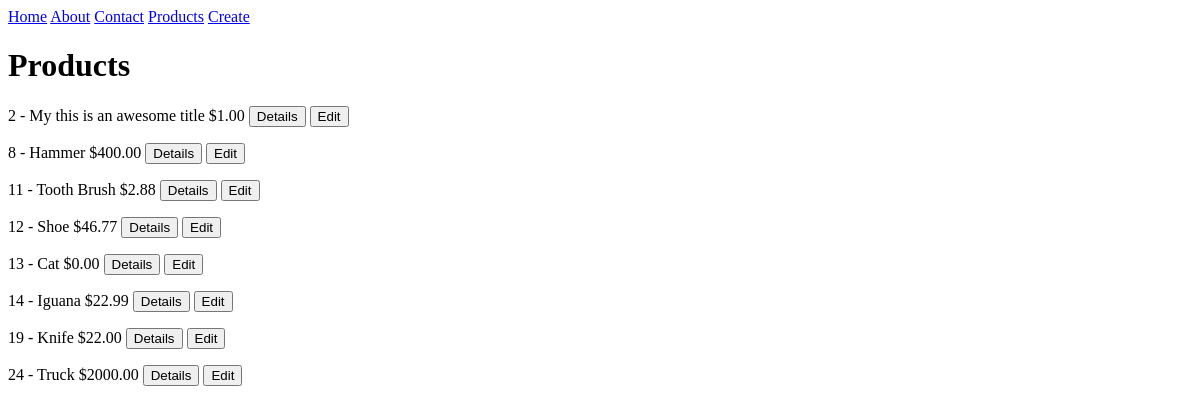
/products/, run on an earlier commit of the app's database.
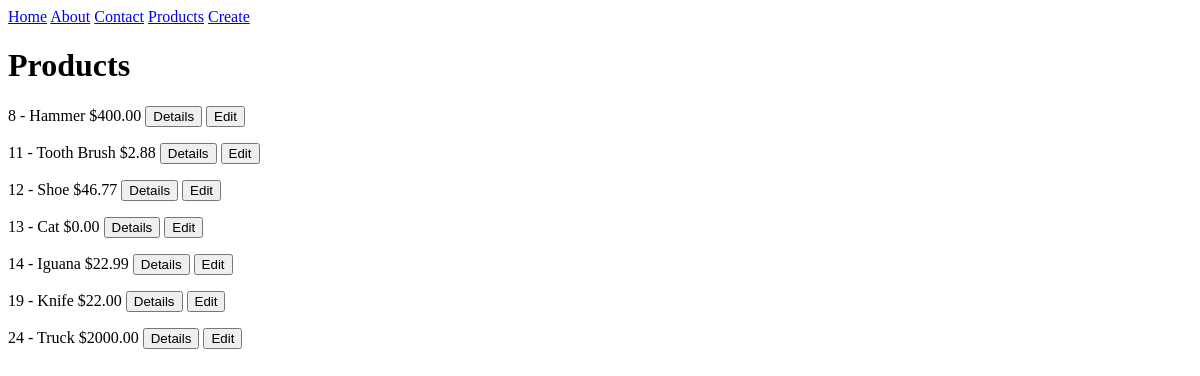
And on a later commit of the database.
### products/models.py (models this page shows)
class Product(models.Model):
  title = models.CharField(max_length=120)
  description = models.TextField(blank=False, null=False)
  price = models.DecimalField(decimal_places=2, max_digits=1000)
  summary = models.TextField(blank=False, null=False)
  features = models.BooleanField(default=True)
  def get_absolute_url(self):
    return reverse("products:product-detail", kwargs={"id": self.id}) #f"/products/{self.id}"

### products/views.py (the view)
# urls.py: path('', product_list_view, name='product-list'),
def product_list_view(request):
  queryset = Product.objects.all()
  context = {
    "object_list": queryset
  }
  return render(request, 'products/product_list.html', context)

### products/templates/products/product_list.html
{% extends 'base.html' %}
{% block content %}
<h1>Products</h1>
{% for instance in object_list %}
  <p>{{ instance.id }} - {{ instance.title }} ${{ instance.price }}
    <button>
      <a href="{{ instance.get_absolute_url }}" style="text-decoration: none; color: black">Details</a>
    </button>
    <button>
      <a href="/products/edit/{{ instance.id }}" style="text-decoration: none; color: black">Edit</a>
    </button>
  </p>
{% endfor %}
{% endblock %}

What changed in the data, as far as the page shows it:
removed Product: id "2", title "My this is an awesome title", price "1.00"
